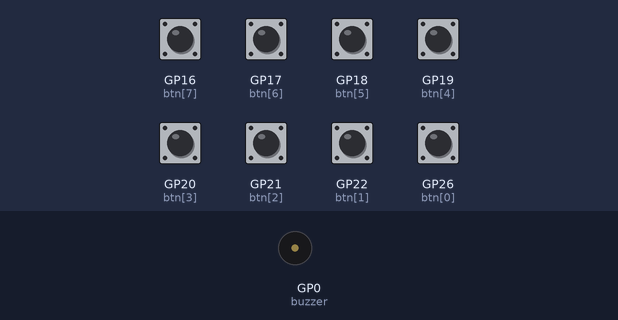
A program run on a simulated Raspberry Pi Pico running MicroPython. Parts: buzzer (waves = sounding). Wiring (from the project's diagram.json): buzzer on GP0, white button 8 on GP16, button 7 on GP17, button 6 on GP18, purple button 5 on GP19, blue button 4 on GP20, green button 3 on GP21, yellow button 2 on GP22, red button 1 on GP26. The test bench sets the inputs (shaded band); at power-on: GP16 (btn[7]), GP17 (btn[6]), GP18 (btn[5]), GP19 (btn[4]), GP20 (btn[3]), GP21 (btn[2]), GP22 (btn[1]), GP26 (btn[0]) HIGH.

Above: at 1.2 s.
1.3 s: GP16 (btn[7]) pulled LOW for 0.15 s
Timing chart, 0 to 4.3 s (numbered marks = the images above; inputs shaded):
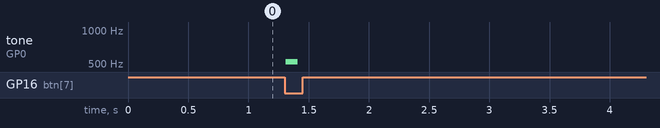

The program:

main.py
```python
"""
MicroPython Piano
By Khoa Hoang

Use hotkey 1-8 to play
"""

from machine import Pin, PWM
from time import sleep
from notes import *

#Number of buttons
number_of_buttons = 8

#Button pins
button_pin = [26, 22, 21, 20, 19, 18, 17, 16]

#Setup buzzer
buzzer_pin = 0
buzzer = PWM(Pin(buzzer_pin, Pin.OUT))

#Notes
note = [note_C4, note_D4, note_E4, note_F4, note_G4, note_A4, note_B4, note_C5]

#Dictionary to assign note to each button
button_note = dict()

#Function for handling button press event
def button_handler(pin):
    debounce_time = 0.01   # Debounce time (s)
    sleep(debounce_time)
    if pin.value() == 0:
        play_note(button_note[pin])
        sleep(0.1)
        be_quiet()

#Function to setup button
def setup():
    global button_note
    #Button setup
    for i in range(number_of_buttons):
        btn = Pin(button_pin[i], Pin.IN, Pin.PULL_UP)
        #Assign interrupt for each button
        btn.irq(trigger=Pin.IRQ_FALLING, handler=button_handler)
        #Assign note for each button
        button_note[btn] = note[i]

def play_note(freq):
    buzzer.duty_u16(1000)   #Turn PWM duty to 50%
    buzzer.freq(freq)

def be_quiet():
    buzzer.duty_u16(0)

setup()
```

notes.py
```python
#Note frequencies (Hz)
note_B0 = 31
note_C1 = 33
note_CS1 = 35
note_D1 = 37
note_DS1 = 39
note_E1 = 41
note_F1 = 44
note_FS1 = 46
note_G1 = 49
note_GS1 = 52
note_A1 = 55
note_AS1 = 58
note_B1 = 62
note_C2 = 65
note_CS2 = 69
note_D2 = 73
note_DS2 = 78
note_E2 = 82
note_F2 = 87
note_FS2 = 93
note_G2 = 98
note_GS2 = 104
note_A2 = 110
note_AS2 = 117
note_B2 = 123
note_C3 = 131
note_CS3 = 139
note_D3 = 147
note_DS3 = 156
note_E3 = 165
note_F3 = 175
note_FS3 = 185
note_G3 = 196
note_GS3 = 208
note_A3 = 220
note_AS3 = 233
note_B3 = 247
note_C4 = 262
note_CS4 = 277
note_D4 = 294
note_DS4 = 311
note_E4 = 330
note_F4 = 349
note_FS4 = 370
note_G4 = 392
note_GS4 = 415
note_A4 = 440
note_AS4 = 466
note_B4 =  494
note_C5 =  523
note_CS5 = 554
note_D5 = 587
note_DS5 = 622
note_E5 = 659
note_F5 = 698
note_FS5 = 740
note_G5 = 784
note_GS5 = 831
note_A5 = 880
note_AS5 = 932
note_B5 = 988
note_C6 = 1047
note_CS6 = 1109
note_D6 = 1175
note_DS6 = 1245
note_E6 = 1319
note_F6 = 1397
note_FS6 = 1480
note_G6 = 1568
note_GS6 = 1661
note_A6 = 1760
note_AS6 = 1865
note_B6 = 1976
note_C7 = 2093
note_CS7 = 2217
note_D7 = 2349
note_DS7 = 2489
note_E7 = 2637
note_F7 = 2794
note_FS7 = 2960
note_G7 = 3136
note_GS7 = 3322
note_A7 = 3520
note_AS7 = 3729
note_B7 = 3951
note_C8 = 4186
note_CS8 = 4435
note_D8 = 4699
note_DS8 = 4978
```

Measured:
- after the input at 1.3 s, tone on GP0 (buzzer): silent → 523 Hz at once, → silent 0.10 s later
